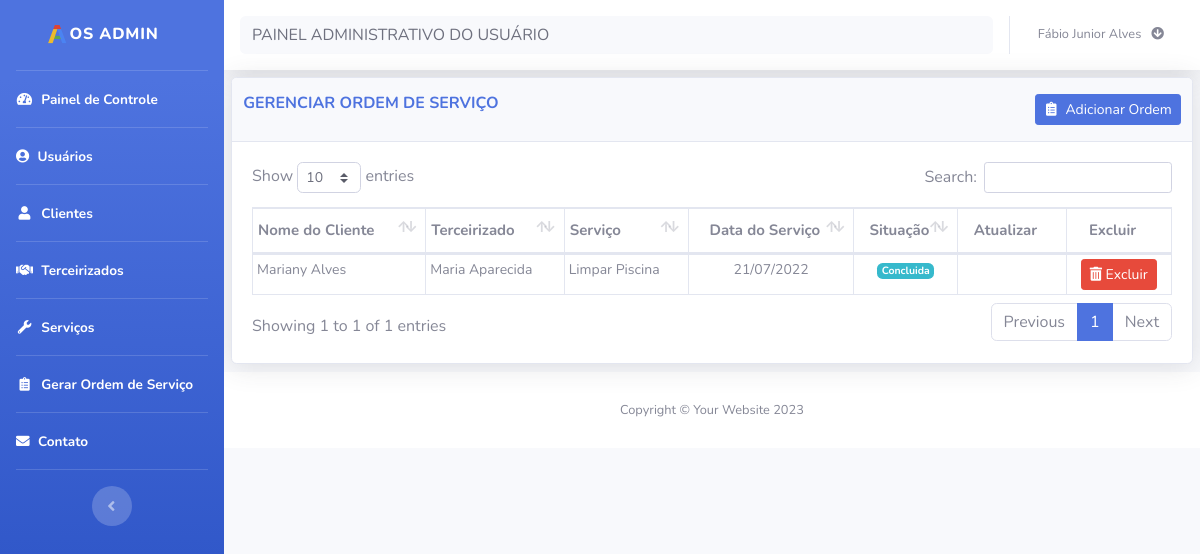
Screenshot of /ordem/OrdemConcluidas.php (signed in) with the database file from the repository.
### tables this page shows
CREATE TABLE `ordem` (
  `cod` int(11) NOT NULL,
  `cod_cliente` int(11) NOT NULL,
  `cod_terceirizado` int(11) NOT NULL,
  `cod_servico` int(11) NOT NULL,
  `data_servico` date NOT NULL,
  `status` int(11) NOT NULL,
  `data` date NOT NULL
);

CREATE TABLE `cliente` (
  `cod` int(11) NOT NULL,
  `nome` varchar(100) NOT NULL,
  `email` varchar(100) NOT NULL,
  `senha` varchar(100) NOT NULL,
  `endereco` varchar(100) NOT NULL,
  `numero` varchar(11) NOT NULL,
  `bairro` varchar(100) NOT NULL,
  `cidade` varchar(100) NOT NULL,
  `telefone` varchar(100) NOT NULL,
  `status` int(11) NOT NULL,
  `perfil` int(11) NOT NULL,
  `data` int(11) NOT NULL
);

CREATE TABLE `terceirizado` (
  `cod` int(11) NOT NULL,
  `nome` varchar(100) NOT NULL,
  `email` varchar(100) NOT NULL,
  `telefone` varchar(100) NOT NULL,
  `senha` varchar(100) NOT NULL,
  `status` int(11) NOT NULL,
  `perfil` int(11) NOT NULL,
  `data` date NOT NULL
);

CREATE TABLE `servico` (
  `cod` int(11) NOT NULL,
  `nome` varchar(100) NOT NULL,
  `valor` decimal(10,0) NOT NULL,
  `data` date NOT NULL
);

### bd/bd_ordem.php (called while the page is built, shortened)
<?php
function listaOrdemConcluida(){
    $conexao = conecta_bd();
    $query = $conexao->prepare("SELECT
                                    o.cod AS cod,
                                    c.nome AS nome_cliente,
                                    t.nome AS nome_terceirizada,
                                    s.nome AS nome_servico,
                                    o.data_servico AS data_servico,
                                    o.status AS status
                                FROM
                                    ordem o,servico s, cliente c,
                                    terceirizado t
                                where
                                    o.cod_cliente = c.cod AND
                                    o.cod_servico = s.cod AND
                                    o.cod_terceirizado = t.cod AND
                                    o.status = 3");
    $query->execute();
    $lista = $query->fetchAll(PDO::FETCH_ASSOC);
    return $lista;
}
?>

### ordem/OrdemConcluidas.php (the view, shortened to what this page needs)
<?php
require_once('../layout/header.php');
require_once('../layout/sidebar.php');
?>
<div id="content">
    <?php require_once('../layout/navbar.php');?>
    <div class="container-fluid">
        <div class="card shadow mb-2">
            <div class="card-header py-3">
                <div class="row">
                    <div class="col-md-8">
                        <h6 class="m-0 font-weight-bold text-primary" id="title">GERENCIAR ORDEM DE SERVIÇO</h6>
                    </div>
                    <div class="col-md-4 card_button_title">
                        <a title="Adicionar nova ordem" href="cad_ordem.php"><button type="button" class="btn btn-primary btn-sm card_button_title" data-toggle="modal" id=" "> <i class="fas fa-fw fa-clipboard-list">&nbsp;</i> Adicionar Ordem</button></a>
                    </div>
                </div>
            </div>
            <div class="card-body">
                <div class="table-responsive">
                    <table class="table table-bordered" id="dataTable" width="100%" cellspacing="0">
                        <thead>
                            <tr>
                                <th>Nome do Cliente</th>
                                <th>Terceirizado</th>
                                <th>Serviço</th>
                                <th class="text-center">Data do Serviço</th>
                                <th class="text-center">Situação</th>
                                <th class="text-center" data-orderable="false">Atualizar</th>
                                <th class="text-center" data-orderable="false">Excluir</th>
                            </tr>
                        </thead>
                        <tbody>
                            <?php
                            require_once ("../bd/bd_ordem.php");
                            $ordem = listaOrdemConcluida();
                            foreach($ordem as $dados):
                                ?>
                                <tr>
                                    <td><?= $dados['nome_cliente'] ?></td>
                                    <td><?= $dados['nome_terceirizada'] ?></td>
                                    <td><?= $dados['nome_servico']?></td>
                                    <td class="text-center"><?= date('d/m/Y',strtotime($dados['data_servico']))?></td>
                                    <td class="text-center"><?= ($dados['status'] == 1) ? '<span class="badge badge-danger">Aberta</span>' : (($dados['status'] == 2)?'<span class="badge badge-warning">Executando</span>':'<span class="badge badge-info">Concluida</span>') ?></td>
                                    <td class="text-center">
                                    </td>
                                    <td class="text-center">
                                    <?php if (($dados['status'] == 1) or ($dados['status'] == 3)):?>
                                        <a title="Excluir" href="javascript(void)" data-toggle="modal" data-target="#excluir-<?=$dados['cod'];?>" class="btn btn-sm btn-danger"><i class="fas fa-trash-alt">&nbsp;</i>Excluir</a>
                                    <?php endif ?>
                                    </td>
                                </tr>
                            <?php endforeach ?>
                        </tbody>
                    </table>
                </div>
            </div>
        </div>
    </div>
    <?php
    require_once('../layout/footer.php');
    ?>

### css/custom.css (style rules this page uses)
.card_button_title { float: right; }
.table td, .table th { padding-right: 0; }
.table td { padding: .25rem; font-size: 14px; }
.table_resultfim td, th { padding: .87rem !important; }
.table_result td, th { padding: 1.1rem !important; }
.table th { padding-top: 10px !important; padding-bottom: 10px !important; padding-left: 5px !important; font-size: 15px; }
.table_process td, .table th { padding-right: 0; }

### rows the page displays
ordem: cod_cliente.nome "Mariany Alves", cod_terceirizado.nome "Maria Aparecida", cod_servico.nome "Limpar Piscina", data_servico "21/07/2022", status "Concluida"

### other values shown
$_SESSION['nome_usu'] "Fábio Junior Alves"
